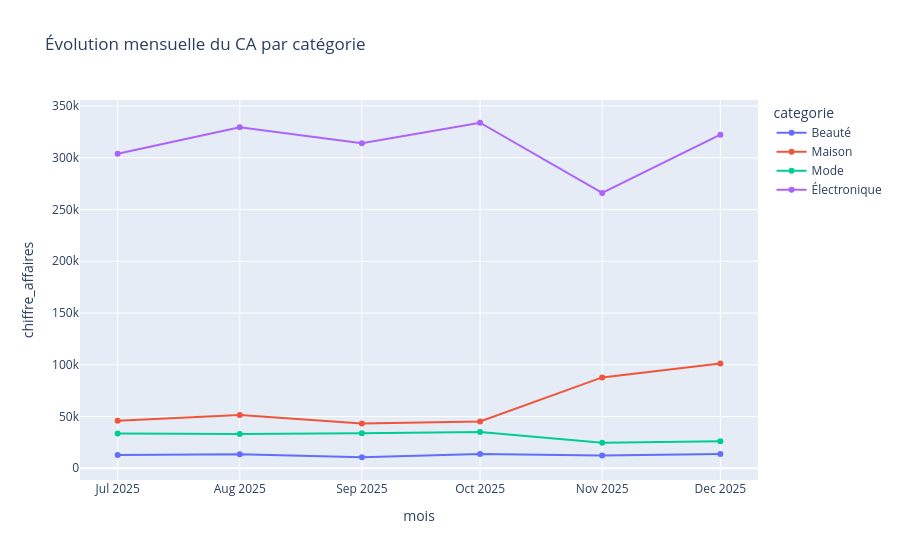

Source (notebook cell):
### Code cell
fig = px.line(res_cat["evolution_mensuelle"], x="mois", y="chiffre_affaires", color="categorie",
              markers=True, title="Évolution mensuelle du CA par catégorie")
fig.show()

### Figure 1 — Plotly figure (JSON) as saved in the notebook; plotly's stock layout.template omitted (floating-point values rounded to 4 significant figures)
{"data": [{"hovertemplate": "categorie=Beauté<br>mois=%{x}<br>chiffre_affaires=%{y}<extra></extra>", "legendgroup": "Beauté", "line": {"color": "#636efa", "dash": "solid"}, "marker": {"symbol": "circle"}, "mode": "lines+markers", "name": "Beauté", "orientation": "v", "showlegend": true, "type": "scatter", "x": ["2025-07", "2025-08", "2025-09", "2025-10", "2025-11", "2025-12"], "xaxis": "x", "y": [12760.0, 13370.0, 10570.0, 13730.0, 12240.0, 13710.0], "yaxis": "y"}, {"hovertemplate": "categorie=Maison<br>mois=%{x}<br>chiffre_affaires=%{y}<extra></extra>", "legendgroup": "Maison", "line": {"color": "#EF553B", "dash": "solid"}, "marker": {"symbol": "circle"}, "mode": "lines+markers", "name": "Maison", "orientation": "v", "showlegend": true, "type": "scatter", "x": ["2025-07", "2025-08", "2025-09", "2025-10", "2025-11", "2025-12"], "xaxis": "x", "y": [45780.0, 51460.0, 43230.0, 45160.0, 87720.0, 101100.0], "yaxis": "y"}, {"hovertemplate": "categorie=Mode<br>mois=%{x}<br>chiffre_affaires=%{y}<extra></extra>", "legendgroup": "Mode", "line": {"color": "#00cc96", "dash": "solid"}, "marker": {"symbol": "circle"}, "mode": "lines+markers", "name": "Mode", "orientation": "v", "showlegend": true, "type": "scatter", "x": ["2025-07", "2025-08", "2025-09", "2025-10", "2025-11", "2025-12"], "xaxis": "x", "y": [33430.0, 33140.0, 33790.0, 35040.0, 24550.0, 25990.0], "yaxis": "y"}, {"hovertemplate": "categorie=Électronique<br>mois=%{x}<br>chiffre_affaires=%{y}<extra></extra>", "legendgroup": "Électronique", "line": {"color": "#ab63fa", "dash": "solid"}, "marker": {"symbol": "circle"}, "mode": "lines+markers", "name": "Électronique", "orientation": "v", "showlegend": true, "type": "scatter", "x": ["2025-07", "2025-08", "2025-09", "2025-10", "2025-11", "2025-12"], "xaxis": "x", "y": [304000.0, 329400.0, 314000.0, 333900.0, 266100.0, 322300.0], "yaxis": "y"}], "layout": {"legend": {"title": {"text": "categorie"}, "tracegroupgap": 0}, "title": {"text": "Évolution mensuelle du CA par catégorie"}, "xaxis": {"anchor": "y", "domain": [0.0, 1.0], "title": {"text": "mois"}}, "yaxis": {"anchor": "x", "domain": [0.0, 1.0], "title": {"text": "chiffre_affaires"}}}}
